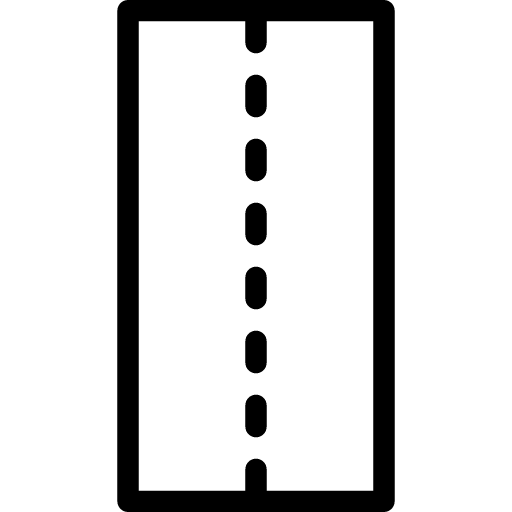
#> input picture assets/road.png, 512 x 512 px
$ python drone_path_planning.py
#> lines starting #> are read from the running program, lines starting #| are printed output that depends on the picture
### src/drone_environment.py
import numpy as np
import matplotlib.pyplot as plt


class DroneEnvironment:

    def __init__(self, grid_size: int = None, drone_initial_position: tuple[int] = None, goal_position: tuple[int] = None) -> None:
        self.BOUNDING_BOX_THRESHOLD = 1
        self.dynamic_obstacles_history = list()

        # Creating Grid Layout
        self.grid_size = grid_size
        self.grid_layout = np.zeros((self.grid_size, self.grid_size), dtype=np.int32)

        # Creating Roads, Buildings and Static Obstacles
        self.__get_roads_positions()
        self.__get_houses_positions()
        self.__get_tree_positions()
        self.__get_dynamic_obstacles()

        self.__update_grid_layout()

        self.dynamic_obstacles_history.append(self.dynamic_obstacles)

        # Get Image Assets
        self.__get_assets()

        # Initializing Drone and Goal Positions
        self.drone_position = np.array(drone_initial_position)
        self.goal_position = np.array(goal_position)

        # Particles History
        self.particles_history = list()

    def __get_roads_positions(self) -> None:
        roads_positions = set()

        vertical_roads = np.random.rand(self.grid_size) < 0.2
        horizontal_roads = np.random.rand(self.grid_size) < 0.2

        for i in range(self.grid_size):
            if vertical_roads[i]:
                roads_positions.update((i, j) for j in range(self.grid_size))
            if horizontal_roads[i]:
                roads_positions.update((j, i) for j in range(self.grid_size))

        self.roads_positions = list(map(lambda x: list(x), list(roads_positions)))

    def __get_houses_positions(self) -> None:
        NUM_HOUSES = np.random.randint(low=5, high=8) if self.grid_size < 20 else np.random.randint(low=10, high=20)
        houses_positions = list()

        for _ in range(NUM_HOUSES):
            start_x, start_y = np.random.randint(0, self.grid_size), np.random.randint(0, self.grid_size)
            width, height = np.random.randint(2, 5), np.random.randint(2, 5)

            house = [(start_x + x, start_y + y) for x in range(height) for y in range(width)
                if (0 <= start_x + x < self.grid_size and 0 <= start_y + y < self.grid_size)
                and (start_x + x, start_y + y) not in self.roads_positions]

            if not any(coord in pos for pos in houses_positions for coord in house):
                houses_positions.extend(house)

        self.houses_positions = list(map(lambda x: list(x), list(houses_positions)))

    def __get_tree_positions(self):
        NUM_TREES = np.random.randint(low=5, high=8) if self.grid_size < 20 else np.random.randint(low=10, high=15)
        trees_position = list()

        while len(trees_position) <= NUM_TREES:
            tree = list(np.random.randint(0, self.grid_size, size=2))

            if tree not in self.roads_positions and tree not in trees_position and tree not in self.houses_positions:
                trees_position.append(tree)

        self.trees_position = trees_position

    def __get_dynamic_obstacles(self) -> None:
        NUM_BIRDS = np.random.randint(low=2, high=5) if self.grid_size < 20 else np.random.randint(low=5, high=10)
        dynamic_obstacles = list()

        while len(dynamic_obstacles) <= NUM_BIRDS:
            dynamic_object = list(np.random.randint(0, self.grid_size, size=2))

            if dynamic_object not in dynamic_obstacles:
                dynamic_obstacles.append(dynamic_object)

        self.dynamic_obstacles = dynamic_obstacles

    def __get_assets(self) -> None:
        self.image_assets = {'roads': plt.imread("./assets/road.png"),
                             'drone': plt.imread("./assets/drone.png"),
                             'goal': plt.imread("./assets/goal.png"),
                             'house': plt.imread("./assets/house.png"),
                             'tree': plt.imread("./assets/tree.png"),
                             'bird': plt.imread("./assets/bird.png")}

    def __update_grid_layout(self) -> None:
        all_obstacles_positions = self.houses_positions + self.trees_position + self.dynamic_obstacles

        for x in range(self.grid_size):
            for y in range(self.grid_size):
                if [x, y] in all_obstacles_positions:
                    self.grid_layout[x, y] = 1

    # [13 lines left out: function update_dynamic_obstacles, not called in this run]

    def update_particles_history(self, particles: list) -> None:
        self.particles_history.append(particles)

    # [35 lines left out: function create_environment, not called in this run]

### src/drone_agent.py
import numpy as np

class DroneAgent:

    def __init__(
        self, drone_initial_position: tuple[int] = None, goal_position: tuple[int] = None, grid_size: int = 0,
        sensing_range: int = 0) -> None:

        self.grid_size = grid_size
        self.sensing_range = sensing_range

        print(f"Grid Shape: ({self.grid_size} x {self.grid_size})")

        # Initializing Drone
        if drone_initial_position is not None:
            self.drone_initial_position = np.array(drone_initial_position)
        else:
            self.drone_initial_position = np.random.randint(
                low=0, high=self.grid_size, size=2, dtype=np.int32)

        print(f"Drone's Initial Position: {tuple(self.drone_initial_position.tolist())}")

        # Initializing Goal
        if goal_position is not None:
            self.goal_position = np.array(goal_position)
        else:
            self.goal_position = np.random.randint(
                low=0, high=self.grid_size, size=2, dtype=np.int32)

        print(f"Destination Coordinates: {tuple(self.goal_position.tolist())}")

    def __get_possible_directions(self) -> list[tuple]:
        return [(0, 0), (0, 1), (0, -1), (1, 0), (-1, 0),
                (1, 1), (1, -1), (-1, 1), (-1, -1)]

    def get_initial_position(self) -> np.array:
        return self.drone_initial_position

    def get_goal_position(self) -> np.array:
        return self.goal_position

    # [10 lines left out: function get_next_positions, not called in this run]

### drone_path_planning.py
import numpy as np

from src.drone_environment import DroneEnvironment
from src.drone_agent import DroneAgent
from src.filters import ParticleFilter
from src.path_searching import DynamicAStar
from src.utils import Utils

from tqdm import tqdm


def main(visualize: bool = True, drone_initial_position: tuple = None, goal_position: tuple = None, grid_size: int = None) -> bool:
    grid_size = grid_size if grid_size is not None else np.random.randint(low=10, high=30)
    sensing_range = np.random.randint(low=2, high=9)

    if drone_initial_position is not None and goal_position is not None:
        drone_object = DroneAgent(grid_size=grid_size,sensing_range=sensing_range)
    else:
        drone_object = DroneAgent(drone_initial_position=drone_initial_position, goal_position=goal_position,
                                  grid_size=grid_size,sensing_range=sensing_range)

    environment = DroneEnvironment(grid_size=grid_size, drone_initial_position=drone_object.get_initial_position(),
                                   goal_position=drone_object.get_goal_position())
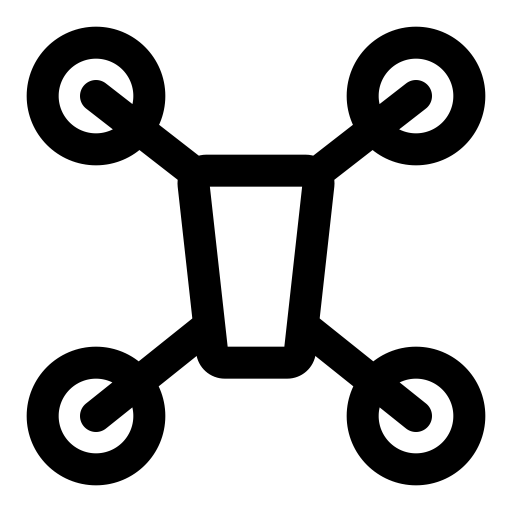
#> input picture assets/drone.png, 512 x 512 px
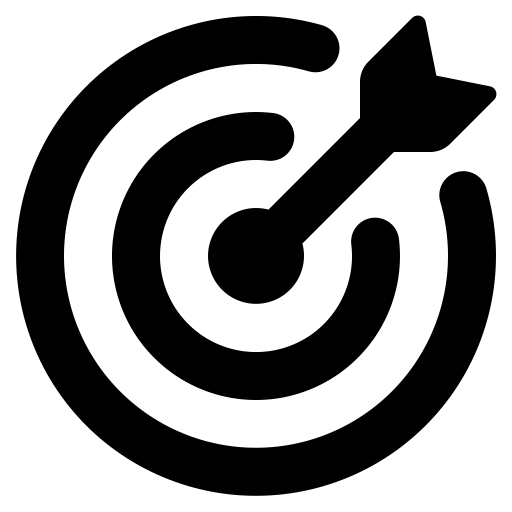
#> input picture assets/goal.png, 512 x 512 px
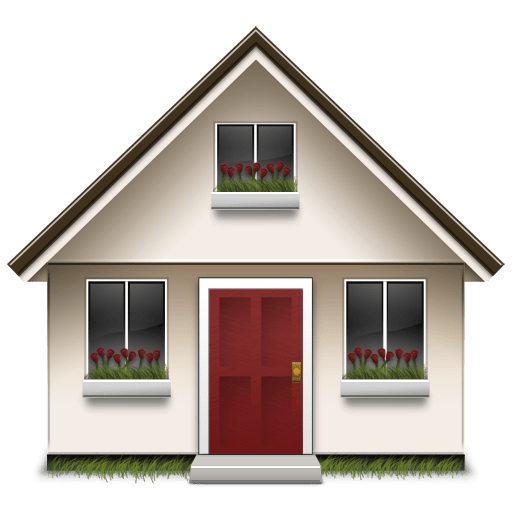
#> input picture assets/house.png, 512 x 512 px

    particle_filter = ParticleFilter(sensing_range=sensing_range)
    searching_algorithm = DynamicAStar(
        drone_agent=drone_object, environment=environment, particle_filter=particle_filter,
        heuristic_function=Utils.manhattan_heuristic)

    drone_path = searching_algorithm.compute_drone_path()

    if drone_path is not None:
        print(f"Path Found: {list(map(lambda x: (int(x[0]), int(x[1])), drone_path))}")

        if visualize:
            environment.create_environment(drone_path=drone_path)

        return True

    else:
        print(f"Path Not Found!")
        return False

def run_simulations() -> None:
    positive_results = 0
    negative_results = 0

    for _ in tqdm(range(100)):
        if main(visualize=False):
            positive_results += 1
        else:
            negative_results += 1

    print(f"Number of Positive Results: {positive_results}")


if __name__ == "__main__":
    NUM_SIMULATIONS = 100

    drone_initial_position = None
    goal_position = None
    grid_size = None

#> (the run stopped early here; a loop or call above may not have finished)
